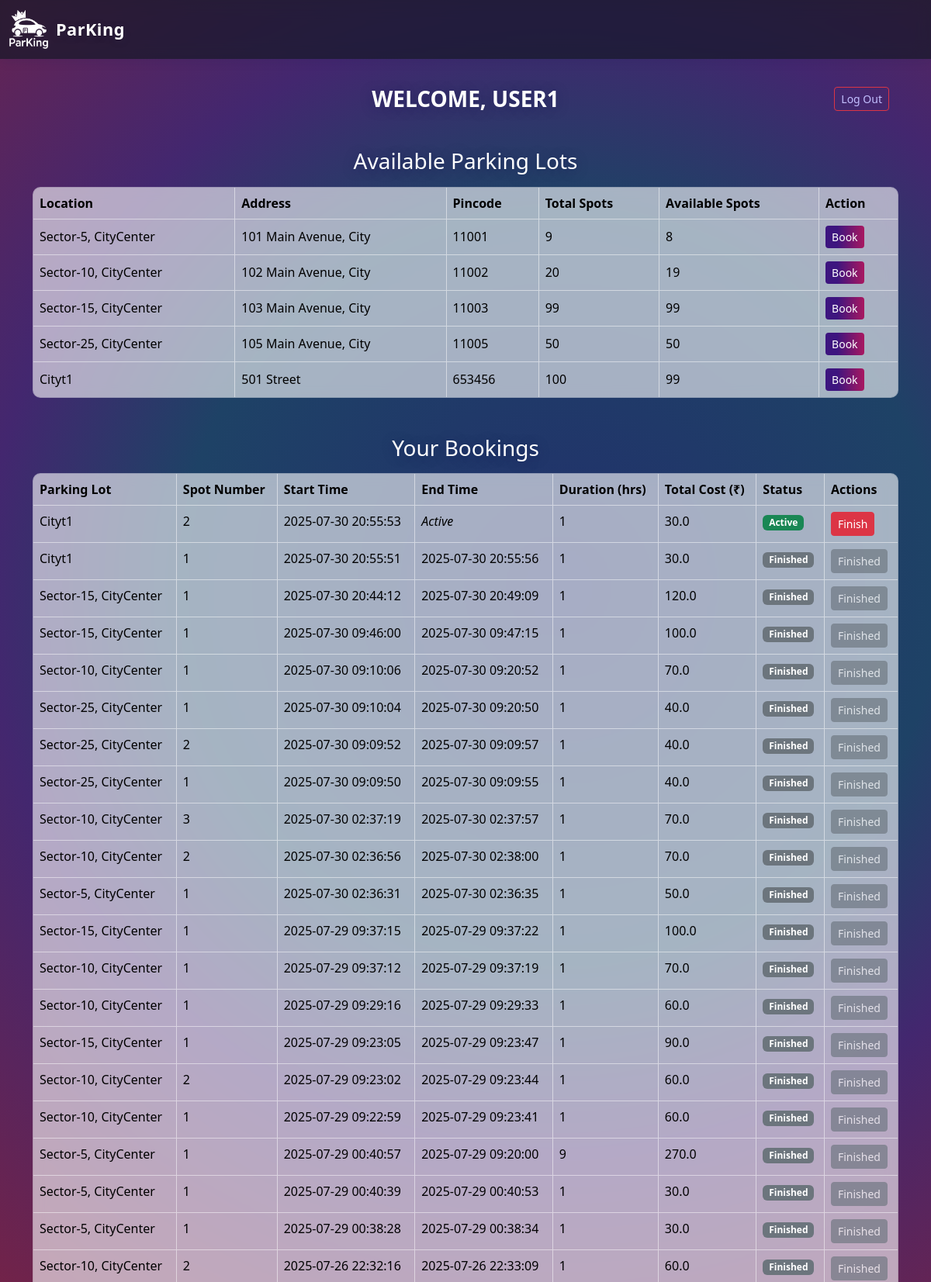
/user_dashboard (signed in, upper part), run on the app's committed database.
### controllers/database.py (models this page shows)
class User(db.Model):
    id = db.Column(db.Integer, primary_key=True)
    username = db.Column(db.String(80), unique=True, nullable=False)
    password = db.Column(db.String(120), nullable=False)
    current_booking_id = db.Column(db.Integer, nullable=False, default=0)
    reservations = db.relationship('Reservation', backref='user', cascade='all, delete-orphan', lazy=True)

class ParkingLot(db.Model):
    id = db.Column(db.Integer, primary_key=True)
    location = db.Column(db.String(120), nullable=False)
    prices = db.Column(db.Float, nullable=False)
    address = db.Column(db.String(200), nullable=False)
    pincode = db.Column(db.String(10), nullable=False)
    max_spots = db.Column(db.Integer, nullable=False)
    spots = db.relationship('ParkingSpot', backref='parking_lot', cascade='all, delete-orphan', lazy=True)

class ParkingSpot(db.Model):
    id = db.Column(db.Integer, primary_key=True)
    lot_id = db.Column(db.Integer, db.ForeignKey('parking_lot.id'), nullable=False)
    spot_number = db.Column(db.Integer, nullable=False)
    status = db.Column(db.String(1), nullable=False, default='A')
    reservations = db.relationship('Reservation', backref='spot', cascade='all, delete-orphan', lazy=True)

class Reservation(db.Model):
    id = db.Column(db.Integer, primary_key=True)
    user_id = db.Column(db.Integer, db.ForeignKey('user.id'), nullable=False)
    spot_id = db.Column(db.Integer, db.ForeignKey('parking_spot.id'), nullable=False)
    start_time = db.Column(db.DateTime, default=datetime.utcnow, nullable=False)
    end_time = db.Column(db.DateTime, nullable=True)
    cost = db.Column(db.Float, nullable=False)

### app.py (the view)
@app.route('/user_dashboard')
def user_dashboard():
    user_id = session.get('user_id')
    if not user_id:
        flash("Please log in to view the dashboard.", "danger")
        return redirect(url_for("login"))
    user = User.query.get(user_id)
    lots = ParkingLot.query.all()
    bookings = Reservation.query.filter_by(user_id=user_id).order_by(Reservation.start_time.desc()).all()
    bookings_data = []
    now = datetime.utcnow()
    for booking in bookings:
        start = booking.start_time
        end = booking.end_time or now
        duration_seconds = (end - start).total_seconds()
        duration_hours = max(1, ceil(duration_seconds / 3600))
        total_cost = duration_hours * booking.cost
        bookings_data.append({
            'booking': booking,
            'duration_hours': duration_hours,
            'total_cost': total_cost,
        })
    return render_template(
        "user_dashboard.html",
        user=user,
        lots=lots,
        bookings=bookings_data,
        now=now
    )

### templates/user_dashboard.html (shortened to what this page needs)
{% extends "layout.html" %}
{% block content %}
<div class="container py-4">
  <div class="d-flex justify-content-between align-items-center mb-4 position-relative">
    <h2 class="m-0 position-absolute top-50 start-50 translate-middle text-center"
        style="color:black; font-weight:700; font-size:1.75rem; text-transform: uppercase;">
       Welcome, {{ user.username }}
    </h2>
    <a href="{{ url_for('logout') }}" class="btn btn-outline-danger btn-sm ms-auto">Log Out</a>
  </div>
</div>
    <h4 class="mb-3 text-center" style="color:black; font-weight: 500; font-size: 1.75rem;">
      Available Parking Lots
    </h4>
  <table class="table table-bordered table-hover align-middle frosted-table">
    <thread>
      <tr>
        <th>Location</th>
        <th>Address</th>
        <th>Pincode</th>
        <th>Total Spots</th>
        <th>Available Spots</th>
        <th>Action</th>
      </tr>
    <tbody>
      {% for lot in lots %}
      <tr>
        <td>{{ lot.location }}</td>
        <td>{{ lot.address }}</td>
        <td>{{ lot.pincode }}</td>
        <td>{{ lot.spots|length }}</td>
        <td>{{ lot.spots|selectattr('status','equalto','A')|list|length }}</td>
        <td>
          {% if lot.spots|selectattr('status','equalto','A')|list|length > 0 %}
            <a href="{{ url_for('book_lot', lot_id=lot.id) }}" class="btn btn-primary btn-sm">Book</a>
          {% else %}
            <button class="btn btn-secondary btn-sm" disabled>Full</button>
          {% endif %}
        </td>
      </tr>
      {% endfor %}
    </tbody>
  </table>
    <h4 class="mt-5 mb-3 text-center" style="color:black; font-weight: 500; font-size: 1.75rem;">Your Bookings</h4>
  {% if bookings %}
    <table class="table table-bordered mb-4 frosted-table">
      <thead>
        <tr>
          <th>Parking Lot</th>
          <th>Spot Number</th>
          <th>Start Time</th>
          <th>End Time</th>
          <th>Duration (hrs)</th>
          <th>Total Cost (₹)</th>
          <th>Status</th>
          <th>Actions</th>
        </tr>
      </thead>
      <tbody>
      {% for item in bookings %}
        {% set booking = item.booking %}
        <tr>
          <td>{{ booking.spot.parking_lot.location }}</td>
          <td>{{ booking.spot.spot_number }}</td>
          <td>{{ booking.start_time.strftime("%Y-%m-%d %H:%M:%S") }}</td>
          <td>
            {% if booking.end_time %}
              {{ booking.end_time.strftime("%Y-%m-%d %H:%M:%S") }}
            {% else %}
              <em>Active</em>
            {% endif %}
          </td>
          <td>{{ item.duration_hours }}</td>
          <td>{{ item.total_cost }}</td>
          <td>
            {% if booking.end_time is none %}
              <span class="badge bg-success">Active</span>
            {% else %}
              <span class="badge bg-secondary">Finished</span>
            {% endif %}
          </td>
          <td>
            {% if booking.end_time is none %}
              <form action="{{ url_for('finish_parking', booking_id=booking.id) }}" method="post" style="display:inline;" onsubmit="return confirm('Finish parking and release spot?');">
                <button type="submit" class="btn btn-danger btn-sm">Finish</button>
              </form>
            {% else %}
              <button class="btn btn-secondary btn-sm" disabled>Finished</button>
            {% endif %}
          </td>
        </tr>
      {% endfor %}
      </tbody>
    </table>
  {% else %}
    <div class="alert alert-secondary text-center">
      You have no bookings yet.
    </div>
  {% endif %}
{% endblock %}

### static/css/style.css (style rules this page uses)
body { background: radial-gradient( circle at 60% 34%, #22306c 0%, #1e4266 30%, #43276f 45%, #7a2242 75%, #a51f5e 100% ), #0a1036; color: #fff; font-family: 'Segoe UI', 'Roboto', Arial, sans-serif; min-height: 100vh; padding-top: 64px; padding-bottom: 60px; }
p, .home-lead, .lead, li, span, div:not(.card):not(.glass-footer):not(.glass-header) { color: #fff !important; }
h1, h2, h3, h4, h5, h6 { color: #fff !important; text-shadow: 0 2px 16px rgba(20, 20, 80, 0.36); }
.btn-primary { background: linear-gradient(90deg, #3d157f 30%, #a91860 100%); border: none; color: #fff !important; }
a, .btn-link { color: #c3bfff !important; }

### templates/user_dashboard.html (style rules this page uses)
.frosted-table { background: rgba(255, 255, 255, 0.5); backdrop-filter: blur(8px); -webkit-backdrop-filter: blur(8px); border: 1px solid rgba(255, 255, 255, 0.5); border-radius: 10px; overflow: hidden; }
.frosted-table th, .frosted-table td { background: rgba(255, 255, 255, 0.2); color: #000; }

### data on the page
User: username "USER1"
ParkingLot: location "Sector-5, CityCenter", address "101 Main Avenue, City", pincode "11001", spots|length "9", spots|selectattr "8", spot.parking_lot.location "Sector-5, CityCenter" "Sector-5, CityCenter" "Sector-5, CityCenter" "Sector-5, CityCenter"
ParkingLot: location "Sector-10, CityCenter", address "102 Main Avenue, City", pincode "11002", spots|length "20", spots|selectattr "19", spot.parking_lot.location "Sector-10, CityCenter" "Sector-10, CityCenter" "Sector-10, CityCenter" "Sector-10, CityCenter" "Sector-10, CityCenter" "Sector-10, CityCenter" "Sector-10, CityCenter" "Sector-10, CityCenter"
ParkingLot: location "Sector-15, CityCenter", address "103 Main Avenue, City", pincode "11003", spots|length "99", spots|selectattr "99", spot.parking_lot.location "Sector-15, CityCenter" "Sector-15, CityCenter" "Sector-15, CityCenter" "Sector-15, CityCenter"
ParkingLot: location "Sector-25, CityCenter", address "105 Main Avenue, City", pincode "11005", spots|length "50", spots|selectattr "50", spot.parking_lot.location "Sector-25, CityCenter" "Sector-25, CityCenter" "Sector-25, CityCenter"
ParkingLot: location "Cityt1", address "501 Street", pincode "653456", spots|length "100", spots|selectattr "99", spot.parking_lot.location "Cityt1" "Cityt1"
ParkingSpot: spot.spot_number "2"
Reservation: start_time "2025-07-30 20:55:53"
ParkingSpot: spot.spot_number "1"
Reservation: start_time "2025-07-30 20:55:51", end_time "2025-07-30 20:55:56"
ParkingSpot: spot.spot_number "1" "1" "1" "1"
Reservation: start_time "2025-07-30 20:44:12", end_time "2025-07-30 20:49:09"
Reservation: start_time "2025-07-30 09:46:00", end_time "2025-07-30 09:47:15"
ParkingSpot: spot.spot_number "1" "1" "1" "1"
Reservation: start_time "2025-07-30 09:10:06", end_time "2025-07-30 09:20:52"
ParkingSpot: spot.spot_number "1" "1"
Reservation: start_time "2025-07-30 09:10:04", end_time "2025-07-30 09:20:50"
ParkingSpot: spot.spot_number "2"
Reservation: start_time "2025-07-30 09:09:52", end_time "2025-07-30 09:09:57"
Reservation: start_time "2025-07-30 09:09:50", end_time "2025-07-30 09:09:55"
ParkingSpot: spot.spot_number "3"
Reservation: start_time "2025-07-30 02:37:19", end_time "2025-07-30 02:37:57"
ParkingSpot: spot.spot_number "2" "2" "2"
Reservation: start_time "2025-07-30 02:36:56", end_time "2025-07-30 02:38:00"
ParkingSpot: spot.spot_number "1" "1" "1" "1"
Reservation: start_time "2025-07-30 02:36:31", end_time "2025-07-30 02:36:35"
Reservation: start_time "2025-07-29 09:37:15", end_time "2025-07-29 09:37:22"
Reservation: start_time "2025-07-29 09:37:12", end_time "2025-07-29 09:37:19"
Reservation: start_time "2025-07-29 09:29:16", end_time "2025-07-29 09:29:33"
Reservation: start_time "2025-07-29 09:23:05", end_time "2025-07-29 09:23:47"
Reservation: start_time "2025-07-29 09:23:02", end_time "2025-07-29 09:23:44"
Reservation: start_time "2025-07-29 09:22:59", end_time "2025-07-29 09:23:41"
Reservation: start_time "2025-07-29 00:40:57", end_time "2025-07-29 09:20:00"
Reservation: start_time "2025-07-29 00:40:39", end_time "2025-07-29 00:40:53"
Reservation: start_time "2025-07-29 00:38:28", end_time "2025-07-29 00:38:34"
Reservation: start_time "2025-07-26 22:32:16", end_time "2025-07-26 22:33:09"

### other printed values
{{ item.duration_hours }} "1" "1" "1" "1" "1" "1" "1" "1" "1" "1" "1" "1" "1" "1" "1" "1" "1" "9" "1" "1" "1"
{{ item.total_cost }} "30.0" "30.0" "120.0" "100.0" "70.0" "40.0" "40.0" "40.0" "70.0" "70.0" "50.0" "100.0" "70.0" "60.0" "90.0" "60.0" "60.0" "270.0" "30.0" "30.0" "60.0"
